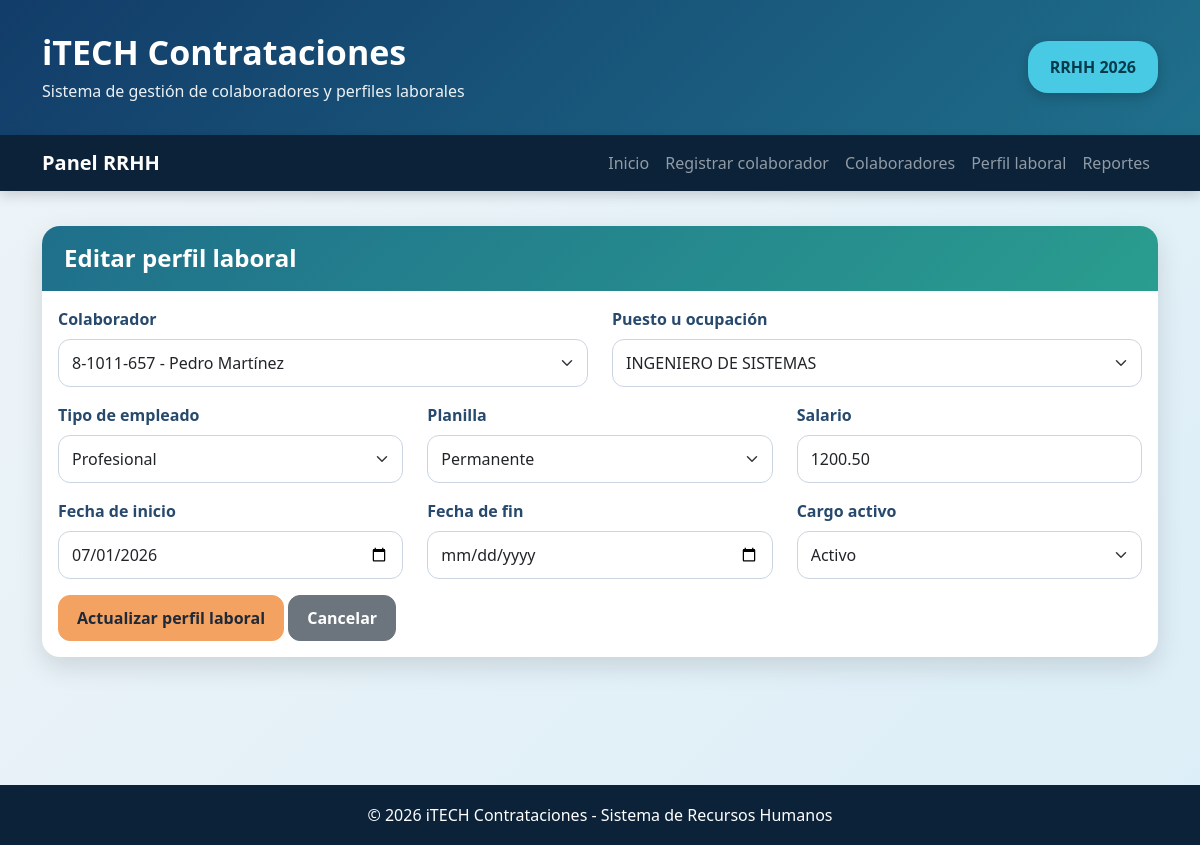
The page /index.php?accion=editar_perfil&id=2 on the database its author committed.
### tables this page shows
CREATE TABLE `perfiles_laborales` (
  `id` int(11) NOT NULL,
  `colaborador_id` int(11) NOT NULL,
  `ocupacion_id` int(11) NOT NULL,
  `tipo_empleado_id` int(11) NOT NULL,
  `planilla_id` int(11) NOT NULL,
  `salario` decimal(10,2) NOT NULL,
  `fecha_inicio` date NOT NULL,
  `fecha_fin` date DEFAULT NULL,
  `cargo_activo` tinyint(1) NOT NULL DEFAULT 1,
  `firma_integridad` text NOT NULL,
  `fecha_registro` timestamp NOT NULL DEFAULT current_timestamp()
);

CREATE TABLE `datospersonales` (
  `id` int(11) NOT NULL,
  `identidad` varchar(30) NOT NULL,
  `Nombre` varchar(80) NOT NULL,
  `Apellido` varchar(80) NOT NULL,
  `Edad` int(11) NOT NULL,
  `tipo_sangre_id` int(11) NOT NULL,
  `sexo_id` int(11) NOT NULL,
  `nacionalidad_id` int(11) NOT NULL,
  `ruta_id` int(11) NOT NULL,
  `Email1` varchar(120) NOT NULL,
  `Celular` varchar(20) NOT NULL,
  `Empleado_Activo` tinyint(1) NOT NULL DEFAULT 1,
  `motivo_terminacion_id` int(11) DEFAULT NULL,
  `Motivo_Baja` varchar(255) DEFAULT NULL,
  `fecha_registro` timestamp NOT NULL DEFAULT current_timestamp()
);

CREATE TABLE `cat_ocupaciones` (
  `C_OCUP` int(11) NOT NULL,
  `OCUPACION` varchar(120) NOT NULL,
  `Activo` int(11) NOT NULL DEFAULT 1
);

CREATE TABLE `cat_tipoempleado` (
  `id` int(11) NOT NULL,
  `Nombre` varchar(80) NOT NULL,
  `Activo` int(11) NOT NULL DEFAULT 1,
  `Abreviatura` char(1) NOT NULL
);

CREATE TABLE `cat_tipos_planilla` (
  `id` int(11) NOT NULL,
  `nombre` varchar(80) NOT NULL,
  `activo` tinyint(1) NOT NULL DEFAULT 1
);

### app/Controllers/PerfilLaboralController.php (called while the page is built, shortened)
<?php
require_once __DIR__ . "/../Models/PerfilLaboral.php";
require_once __DIR__ . "/../Models/Colaborador.php";
require_once __DIR__ . "/../Models/Catalogo.php";
class PerfilLaboralController
{
    private $modelo;
    private $colaboradorModelo;
    private $catalogo;
    public function __construct()
    {
        $this->modelo = new PerfilLaboral();
        $this->colaboradorModelo = new Colaborador();
        $this->catalogo = new Catalogo();
    }
    private function cargarVista($vista, $datos = [])
    {
        extract($datos);
        require_once __DIR__ . "/../Views/layout/header.php";
        require_once __DIR__ . "/../Views/" . $vista . ".php";
        require_once __DIR__ . "/../Views/layout/footer.php";
    }
    public function editar()
    {
        $id = $_GET["id"] ?? 0;
        $perfil = $this->modelo->obtenerPorId($id);
        $tituloPagina = "Editar perfil laboral";
        $catalogos = $this->catalogo->obtenerTodos();
        $colaboradores = $this->colaboradorModelo->listar();
        $datosFormulario = $perfil;
        $errores = [];
        $mensajeError = "";
        $this->cargarVista("perfiles/editar", [
            "tituloPagina" => $tituloPagina,
            "catalogos" => $catalogos,
            "colaboradores" => $colaboradores,
            "datosFormulario" => $datosFormulario,
            "errores" => $errores,
            "mensajeError" => $mensajeError
        ]);
    }
}
?>

### app/Config/Database.php (called while the page is built, shortened)
<?php
class Database
{
    private $conexion;
    public function __construct()
    {
        $host = "localhost";
        $dbname = "parcial_3";
        $user = "root";
        $password = "";
        try {
            $dsn = "mysql:host=$host;dbname=$dbname;charset=utf8mb4";
            $this->conexion = new PDO($dsn, $user, $password);
            $this->conexion->setAttribute(PDO::ATTR_ERRMODE, PDO::ERRMODE_EXCEPTION);
            $this->conexion->setAttribute(PDO::ATTR_DEFAULT_FETCH_MODE, PDO::FETCH_ASSOC);
        } catch (PDOException $e) {
            die("Error de conexión: " . $e->getMessage());
        }
    }
    public function select($sql, $params = [])
    {
        try {
            $stmt = $this->conexion->prepare($sql);
            $stmt->execute($params);
            return $stmt->fetchAll();
        } catch (PDOException $e) {
            return [];
        }
    }
    public function selectOne($sql, $params = [])
    {
        try {
            $stmt = $this->conexion->prepare($sql);
            $stmt->execute($params);
            return $stmt->fetch();
        } catch (PDOException $e) {
            return false;
        }
    }
}
?>

### app/Models/Colaborador.php (called while the page is built, shortened)
<?php
require_once __DIR__ . "/../Config/Database.php";
class Colaborador
{
    private $db;
    public function __construct()
    {
        $this->db = new Database();
    }
    public function listar()
    {
        $sql = "SELECT
                    d.id,
                    d.identidad,
                    d.Nombre AS nombre,
                    d.Apellido AS apellido,
                    d.Edad AS edad,
                    ts.Nombre AS tipo_sangre,
                    sx.nombre AS sexo,
                    n.nombre AS nacionalidad,
                    r.Nombre AS ruta,
                    d.Email1 AS correo,
                    d.Celular AS celular,
                    d.Empleado_Activo AS empleado_activo,
                    mt.MOTIVO AS motivo_terminacion,
                    d.Motivo_Baja AS motivo_baja,
                    d.fecha_registro
                FROM datospersonales d
                INNER JOIN cat_tiposangre ts ON d.tipo_sangre_id = ts.id
                INNER JOIN cat_sexo sx ON d.sexo_id = sx.id
                INNER JOIN cat_nacionalidades n ON d.nacionalidad_id = n.id
                INNER JOIN cat_rutas r ON d.ruta_id = r.id
                LEFT JOIN cat_motivos_terminacion mt ON d.motivo_terminacion_id = mt.C_TERMINACION
                ORDER BY d.id DESC";
        return $this->db->select($sql);
    }
}
?>

### app/Models/PerfilLaboral.php (called while the page is built, shortened)
<?php
require_once __DIR__ . "/../Config/Database.php";
class PerfilLaboral
{
    private $db;
    public function __construct()
    {
        $this->db = new Database();
    }
    public function obtenerPorId($id)
    {
        $sql = "SELECT * FROM perfiles_laborales WHERE id = ?";
        return $this->db->selectOne($sql, [intval($id)]);
    }
}
?>

### app/Models/Catalogo.php (called while the page is built)
<?php
require_once __DIR__ . "/../Config/Database.php";
class Catalogo
{
    private $db;
    public function __construct()
    {
        $this->db = new Database();
    }
    public function obtenerTiposSangre()
    {
        return $this->db->select("
            SELECT id, TRIM(Nombre) AS nombre
            FROM cat_tiposangre
            ORDER BY Nombre ASC
        ");
    }
    public function obtenerSexos()
    {
        return $this->db->select("
            SELECT id, nombre
            FROM cat_sexo
            ORDER BY nombre ASC
        ");
    }
    public function obtenerNacionalidades()
    {
        return $this->db->select("
            SELECT id, nombre
            FROM cat_nacionalidades
            ORDER BY nombre ASC
        ");
    }
    public function obtenerRutas()
    {
        return $this->db->select("
            SELECT id, Nombre AS nombre
            FROM cat_rutas
            ORDER BY Nombre ASC
        ");
    }
    public function obtenerTiposEmpleado()
    {
        return $this->db->select("
            SELECT id, Nombre AS nombre, Abreviatura
            FROM cat_tipoempleado
            WHERE Activo = 1
            ORDER BY Nombre ASC
        ");
    }
    public function obtenerPlanillas()
    {
        return $this->db->select("
            SELECT id, nombre
            FROM cat_tipos_planilla
            WHERE activo = 1
            ORDER BY nombre ASC
        ");
    }
    public function obtenerOcupaciones()
    {
        return $this->db->select("
            SELECT C_OCUP AS id, OCUPACION AS nombre
            FROM cat_ocupaciones
            WHERE Activo = 1
            ORDER BY OCUPACION ASC
        ");
    }
    public function obtenerMotivosTerminacion()
    {
        return $this->db->select("
            SELECT C_TERMINACION AS id, MOTIVO AS nombre
            FROM cat_motivos_terminacion
            ORDER BY MOTIVO ASC
        ");
    }
    public function obtenerTodos()
    {
        return [
            "tipos_sangre" => $this->obtenerTiposSangre(),
            "sexos" => $this->obtenerSexos(),
            "nacionalidades" => $this->obtenerNacionalidades(),
            "rutas" => $this->obtenerRutas(),
            "tipos_empleado" => $this->obtenerTiposEmpleado(),
            "planillas" => $this->obtenerPlanillas(),
            "ocupaciones" => $this->obtenerOcupaciones(),
            "motivos_terminacion" => $this->obtenerMotivosTerminacion()
        ];
    }
}
?>

### app/Views/perfiles/editar.php (the view, shortened to what this page needs)
<?php
$catalogos = $catalogos ?? [];
$colaboradores = $colaboradores ?? [];
$datosFormulario = $datosFormulario ?? [];
?>
<div class="card card-custom">
    <div class="card-header">
        <h4>Editar perfil laboral</h4>
    </div>
    <div class="card-body">
        <form action="index.php?accion=actualizar_perfil" method="POST">
            <div class="row">
                <div class="col-md-6 mb-3">
                    <label class="form-label">Colaborador</label>
                    <select name="colaborador_id" class="form-select" required>
                        <?php foreach ($colaboradores as $colaborador): ?>
                            <option value="<?php echo $colaborador["id"]; ?>"
                                <?php echo (($datosFormulario["colaborador_id"] ?? "") == $colaborador["id"]) ? "selected" : ""; ?>>
                                <?php echo htmlspecialchars(
                                    $colaborador["identidad"] . " - " . $colaborador["nombre"] . " " . $colaborador["apellido"],
                                    ENT_QUOTES,
                                    "UTF-8"
                                ); ?>
                            </option>
                        <?php endforeach; ?>
                    </select>
                </div>
                <div class="col-md-6 mb-3">
                    <label class="form-label">Puesto u ocupación</label>
                    <select name="ocupacion_id" class="form-select" required>
                        <?php foreach (($catalogos["ocupaciones"] ?? []) as $item): ?>
                            <option value="<?php echo $item["id"]; ?>"
                                <?php echo (($datosFormulario["ocupacion_id"] ?? "") == $item["id"]) ? "selected" : ""; ?>>
                                <?php echo htmlspecialchars($item["nombre"], ENT_QUOTES, "UTF-8"); ?>
                            </option>
                        <?php endforeach; ?>
                    </select>
                </div>
                <div class="col-md-4 mb-3">
                    <label class="form-label">Tipo de empleado</label>
                    <select name="tipo_empleado_id" class="form-select" required>
                        <?php foreach (($catalogos["tipos_empleado"] ?? []) as $item): ?>
                            <option value="<?php echo $item["id"]; ?>"
                                <?php echo (($datosFormulario["tipo_empleado_id"] ?? "") == $item["id"]) ? "selected" : ""; ?>>
                                <?php echo htmlspecialchars($item["nombre"], ENT_QUOTES, "UTF-8"); ?>
                            </option>
                        <?php endforeach; ?>
                    </select>
                </div>
                <div class="col-md-4 mb-3">
                    <label class="form-label">Planilla</label>
                    <select name="planilla_id" class="form-select" required>
                        <?php foreach (($catalogos["planillas"] ?? []) as $item): ?>
                            <option value="<?php echo $item["id"]; ?>"
                                <?php echo (($datosFormulario["planilla_id"] ?? "") == $item["id"]) ? "selected" : ""; ?>>
                                <?php echo htmlspecialchars($item["nombre"], ENT_QUOTES, "UTF-8"); ?>
                            </option>
                        <?php endforeach; ?>
                    </select>
                </div>
                <div class="col-md-4 mb-3">
                    <label class="form-label">Salario</label>
                    <input type="number" step="0.01" min="0" name="salario" class="form-control" required
                           value="<?php echo htmlspecialchars($datosFormulario["salario"] ?? "", ENT_QUOTES, "UTF-8"); ?>">
                </div>
                <div class="col-md-4 mb-3">
                    <label class="form-label">Fecha de inicio</label>
                    <input type="date" name="fecha_inicio" class="form-control" required
                           value="<?php echo htmlspecialchars($datosFormulario["fecha_inicio"] ?? "", ENT_QUOTES, "UTF-8"); ?>">
                </div>
                <div class="col-md-4 mb-3">
                    <label class="form-label">Fecha de fin</label>
                    <input type="date" name="fecha_fin" class="form-control"
                           value="<?php echo htmlspecialchars($datosFormulario["fecha_fin"] ?? "", ENT_QUOTES, "UTF-8"); ?>">
                </div>
                <div class="col-md-4 mb-3">
                    <label class="form-label">Cargo activo</label>
                    <select name="cargo_activo" class="form-select">
                        <option value="1" <?php echo (($datosFormulario["cargo_activo"] ?? "") == 1) ? "selected" : ""; ?>>
                            Activo
                        </option>
                    </select>
                </div>
            </div>
            <button type="submit" class="btn btn-warning">Actualizar perfil laboral</button>
            <a href="index.php?accion=crear_perfil" class="btn btn-secondary">Cancelar</a>
        </form>
    </div>
</div>

### public/css/estilos.css (style rules this page uses)
:root { --azul-principal: #123c69; --azul-secundario: #1f6f8b; --celeste: #48cae4; --verde: #2a9d8f; --naranja: #f4a261; --rojo: #e76f51; --gris-fondo: #eef4f8; --gris-texto: #2d3748; --blanco: #ffffff; }
body { background: linear-gradient(135deg, #eef4f8 0%, #dceef7 100%); color: var(--gris-texto); min-height: 100vh; font-family: "Segoe UI", Arial, sans-serif; }
.card-custom { border: none; border-radius: 18px; overflow: hidden; box-shadow: 0 10px 26px rgba(0, 0, 0, 0.12); background: var(--blanco); margin-bottom: 28px; }
.card-custom .card-header { background: linear-gradient(135deg, var(--azul-secundario), var(--verde)); color: var(--blanco); padding: 18px 22px; border-bottom: none; }
.card-custom .card-header h4, .card-custom .card-header h5 { margin: 0; font-weight: 800; }
.form-label { font-weight: 700; color: #27496d; }
.form-control, .form-select { border-radius: 12px; border: 1px solid #cbd5e1; padding: 11px 13px; }
.btn { border-radius: 12px; font-weight: 700; padding: 10px 18px; }
.btn-warning { background: var(--naranja); border-color: var(--naranja); color: #1f2937; }

### rows shown on the page
perfiles_laborales: colaborador_id "8-1011-657 - Pedro Martínez", ocupacion_id "INGENIERO DE SISTEMAS", tipo_empleado_id "Profesional", planilla_id "Permanente", salario "1200.50", fecha_inicio "07/01/2026", cargo_activo "Activo"
